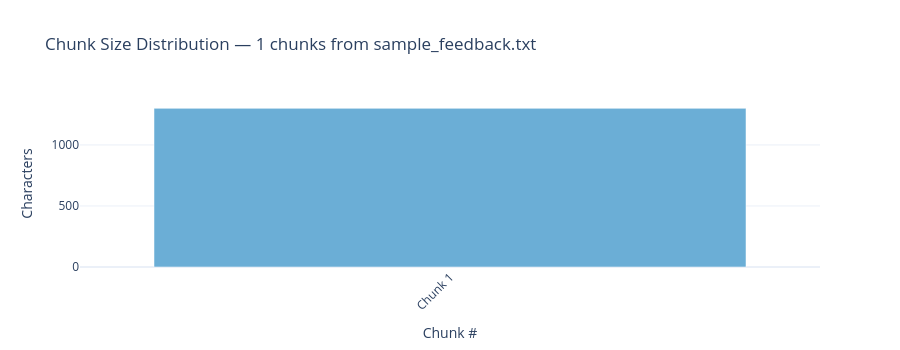

The cell this chart's notebook holds for it:
### Markdown cell above
## 5a. Chunk Distribution

Before running Q&A, visualize how the document splits into chunks.
Each bar shows the character count of one 20-line chunk — useful for spotting very short or very long sections that might affect answer quality.

### Code cell
import plotly.express as px

# Replicate the 20-line chunking logic used inside DocumentModel
CHUNK_SIZE = 20  # lines per chunk (matches DocumentModel default)

lines  = sample_text.split("\n")
chunks = [
    "\n".join(lines[i : i + CHUNK_SIZE])
    for i in range(0, len(lines), CHUNK_SIZE)
    if "\n".join(lines[i : i + CHUNK_SIZE]).strip()
]

chunk_labels  = [f"Chunk {i + 1}" for i in range(len(chunks))]
chunk_lengths = [len(c) for c in chunks]

fig = px.bar(
    x=chunk_labels,
    y=chunk_lengths,
    labels={"x": "Chunk #", "y": "Characters"},
    title=f"Chunk Size Distribution — {len(chunks)} chunks from {os.path.basename(sample_path)}",
    color=chunk_lengths,
    color_continuous_scale="Blues",
    template="plotly_white",
)
fig.update_layout(
    coloraxis_showscale=False,
    xaxis_tickangle=-45,
    height=350,
)
fig.show()

print(f"Total chunks  : {len(chunks)}")
print(f"Avg chunk size: {sum(chunk_lengths) / len(chunk_lengths):.0f} chars")
print(f"Min / Max     : {min(chunk_lengths)} / {max(chunk_lengths)} chars")

### Figure 1 — Plotly figure (JSON) as saved in the notebook; plotly's stock layout.template omitted (floating-point values rounded to 4 significant figures)
{"data": [{"hovertemplate": "Chunk #=%{x}<br>Characters=%{y}<br>color=%{marker.color}<extra></extra>", "legendgroup": "", "marker": {"color": [1300], "coloraxis": "coloraxis", "pattern": {"shape": ""}}, "name": "", "orientation": "v", "showlegend": false, "textposition": "auto", "type": "bar", "x": ["Chunk 1"], "xaxis": "x", "y": [1300], "yaxis": "y"}], "layout": {"barmode": "relative", "coloraxis": {"colorbar": {"title": {"text": "color"}}, "colorscale": [[0, "rgb(247,251,255)"], [0.125, "rgb(222,235,247)"], [0.25, "rgb(198,219,239)"], [0.375, "rgb(158,202,225)"], [0.5, "rgb(107,174,214)"], [0.625, "rgb(66,146,198)"], [0.75, "rgb(33,113,181)"], [0.875, "rgb(8,81,156)"], [1, "rgb(8,48,107)"]], "showscale": false}, "height": 350, "legend": {"tracegroupgap": 0}, "title": {"text": "Chunk Size Distribution — 1 chunks from sample_feedback.txt"}, "xaxis": {"anchor": "y", "domain": [0, 1], "tickangle": -45, "title": {"text": "Chunk #"}}, "yaxis": {"anchor": "x", "domain": [0, 1], "title": {"text": "Characters"}}}}
